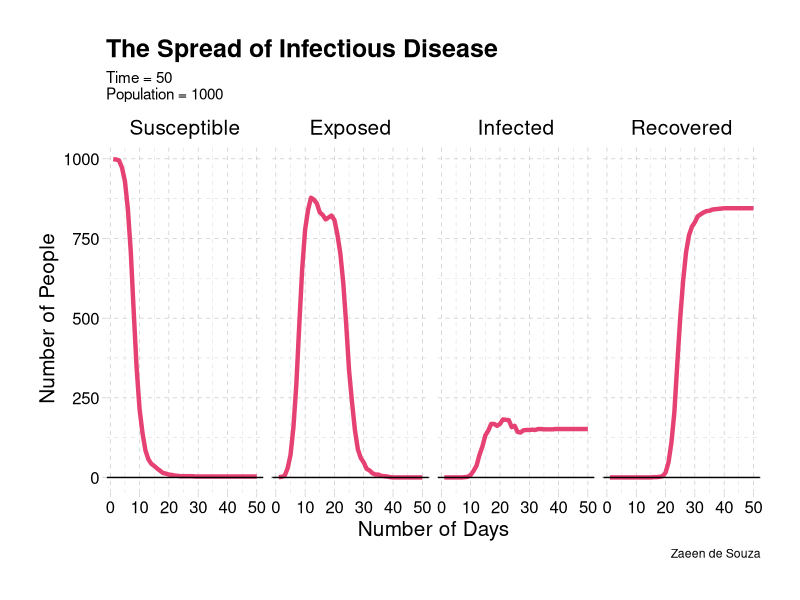

The R script that drew this image:
#------------------------------------------------------------------------------#
# Subject: Advanced Micro Theory
# Assignment: Preliminary code for simulation (Work in Progress)
# Topic: Spread of Infectious Disease
# Name: Zaeen de Souza
# Date: 04-06-2021


# Things to work on still:
# 1. Changing states, I haven't figured out how to get only some people to die
# 2. Adding recoveries and re-infections
# 3. Adding some kind of vaccine after some point in time - make it harder
# to get infected
# 4. Convert the entire thing to a function - so user can specify parameter values
#------------------------------------------------------------------------------#





#------------------------------------Setup part 0------------------------------#
# This clears the current environment - save before running this!
rm(list = ls())
#------------------------------------------------------------------------------#



# Setup pt.1: Will take just 3-5 mins to install - just needed once. Can comment out after installing.


# install.packages("tidyr", dependencies = T)
# install.packages("ggplot", dependencies = T)
# install.packages("dplyr", dependencies = T)
# install.packages("ggthemes", dependencies = T)
library(dplyr)
library(ggplot2)
library(tidyr)
library(ggthemes)
library(ggplot2)

# Setup pt.2
# This code defines the characteristics of the 1st agent, who has some sickness,and also sets the population size, and then adds the exposed agent to the broader population.

# Note:
# ID = index of the ith agent
# State = Infection Status (Susceptible = S, Exposed = E, Infected = I, Recovered = R, Dead/Dying = D)
# Meeting = P(Meeting other agents) drawn from a uniform distribution [0,1]
# TimeE = Time exposed - we will use this later on for determining who gets infected, who recovers, and who dies

Population <- 1000

Agent1 <- data.frame(
  ID = 1,
  State = "E",
  Meeting = runif(1, 0, 1),
  TimeE = 1,
  stringsAsFactors = F
)

# Making the rest of the population - already defined agent 1, so will go from i=2..., Population
for (i in 2:Population) {
  Agent2 <- data.frame(
    ID = i,
    State = "S",
    Meeting = runif(1, 0, 1),
    TimeE = 0,
    stringsAsFactors = F)
  Agent1 <- rbind(Agent1, Agent2)
}

# This sets the number of time periods - and then populates a dataframe with Time number of rows - each row is one time period.
Time <- 50
Output <- data.frame(
  S = rep(0, Time),
  E = rep(0, Time),
  I = rep(0, Time),
  R = rep(0, Time),
  D = rep(0, Time)
)


# Here, it loops across time, using the parameter values - Meeting and Population, to look at how agents meet, how many they meet, and how/whether or not their state changes
# if they come in contact with an exposed person.

# Note:
# There is a lot going on in this chunk - basically, it calculates how many other people they will meet - this is the parameter value * P(Meeting Others) + 1, where the + 1 avoids zeros - I don't want those. I also add a decision rule, where i randomize within a cut-off, which determines whether your state changes or not - this is a resistance type of parameter. The cut-off is a parameter we set - hardcoded at 0.2 for now.

for (k in 1:Time) {
  for (i in 1:Population) {
    Mix1 <- Agent1$Meeting[i]
    Meet1 <- round(Mix1 * 5, 0) + 1
    Meet2 <-
      sample(1:Population,
             Meet1,
             replace = TRUE,
             prob = Agent1$Meeting)
    for (j in 1:length(Meet2)) {
      Meet1a <- Agent1[Meet2[j],]
      if (Meet1a$State == "E") {
        Resistance1 <- runif(1, 0, 1)
        if (Resistance1 < 0.2) {
          Agent1$State[i] = "E"
        }
      }
    }
  }
  
  # I use another set of parameters here - a cut off for days exposed and transition to recovery
  StateE1 <- (1:Population)[Agent1$State == "E"]
  Agent1$TimeE[StateE1] = Agent1$TimeE[StateE1] + 1
  StateE2 <- (1:Population)[Agent1$State == "E" & Agent1$TimeE > 16]
  Agent1$State[StateE2] <- "R"
  
  # Indexing and adding those who COULD potentially fall sick. 0.2 is parameter for daily infection rate (its set high for now)
  StateE3 <- (1:Population)[Agent1$State == "E" & Agent1$TimeE > 5]
  
  for (i in StateE3) {
    # Randomising whether or not you get sick if you are exposed
    Resistance2 <- runif(1, 0, 1)
    if (Resistance2 < 0.1) {
      Agent1$State[i] <- "I"
    }
  }
  
  Output$S[k] <- length(Agent1$State[Agent1$State == "S"])
  Output$E[k] <- length(Agent1$State[Agent1$State == "E"])
  Output$I[k] <- length(Agent1$State[Agent1$State == "I"])
  Output$R[k] <- length(Agent1$State[Agent1$State == "R"])
  Output$D[k] <- length(Agent1$State[Agent1$State == "D"])
}




# Plotting the output to see what it looks like. There are a few housekeeping commands before that - we will need to run those to make the plot.

Output$Time <- seq(1:Time)

# Renaming columns to actual names
Output <- Output %>%
  rename(
    Exposed = E,
    Susceptible = S,
    Infected = I,
    Recovered = R
  )


# Reshaping the data, and ordering it via the factor function, so its easier to plot.
plot_data <- Output %>%
  select(Time, Susceptible, Exposed, Infected, Recovered) %>%
  gather(key = "Parameter", value = "Value", -Time)

plot_data$Parameter <- factor(plot_data$Parameter,
                              levels = c("Susceptible",
                                         "Exposed",
                                         "Infected",
                                         "Recovered"))

ggplot(data = plot_data,
       aes(x = Time,
           y = Value)) +
  geom_line(size = 1.5,
            colour = "#e64173") +
  facet_grid( ~ Parameter) +
  theme_pander(base_size = 15) +
  theme(plot.margin = unit(c(1, 1, 1, 1), "cm")) +
  geom_hline(yintercept = 0) +
  xlab("Number of Days") +
  ylab("Number of People") +
  labs(
    title = "The Spread of Infectious Disease",
    subtitle = paste("Time =", Time, "\nPopulation =", Population),
    caption = "Zaeen de Souza")
